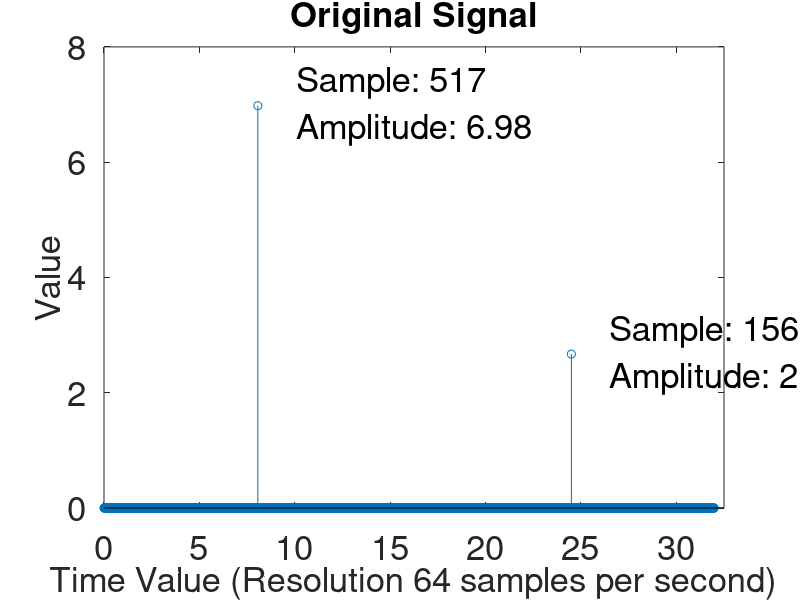

The MATLAB script that drew this image: (Note: this script raises an error after producing the figure.)
%% Preparation
clear;
close all;
clc;

%% Preamble from the start
% Some constants
T = 64;
maxT = 32;
signalLength = T * maxT;
numberOfIterations = 6;

%% Creation of dirac stream
% K = 2, so two diracs. 
xt = zeros(signalLength, 1);
xt(517) = 6.98;
xt(1569) = 2.67;
% Two diracs created, at 517, and 1569, amps 6.98 and 2.67

%% Time to plot!
figure('position',[0 0 1280 800]);

stem((0:signalLength-1) * (1/64), xt);
title('Original Signal');
xlabel('Time Value (Resolution 64 samples per second)');
ylabel('Value');
axis([0 32.5 0 8]);
text(517/64 + 2, 6.98, {['Sample: ' num2str(517)], ['Amplitude: ' num2str(6.98)]});
text(1569/64 + 2, 2.67, {['Sample: ' num2str(1569)], ['Amplitude: ' num2str(2.67)]});

set(findall(gcf,'type','axes'),'fontsize',25)
set(findall(gcf,'type','text'),'fontSize',25) 
fig = gcf;
fig.PaperPositionMode = 'auto';
print('pictures/originalDirac','-depsc','-r0');